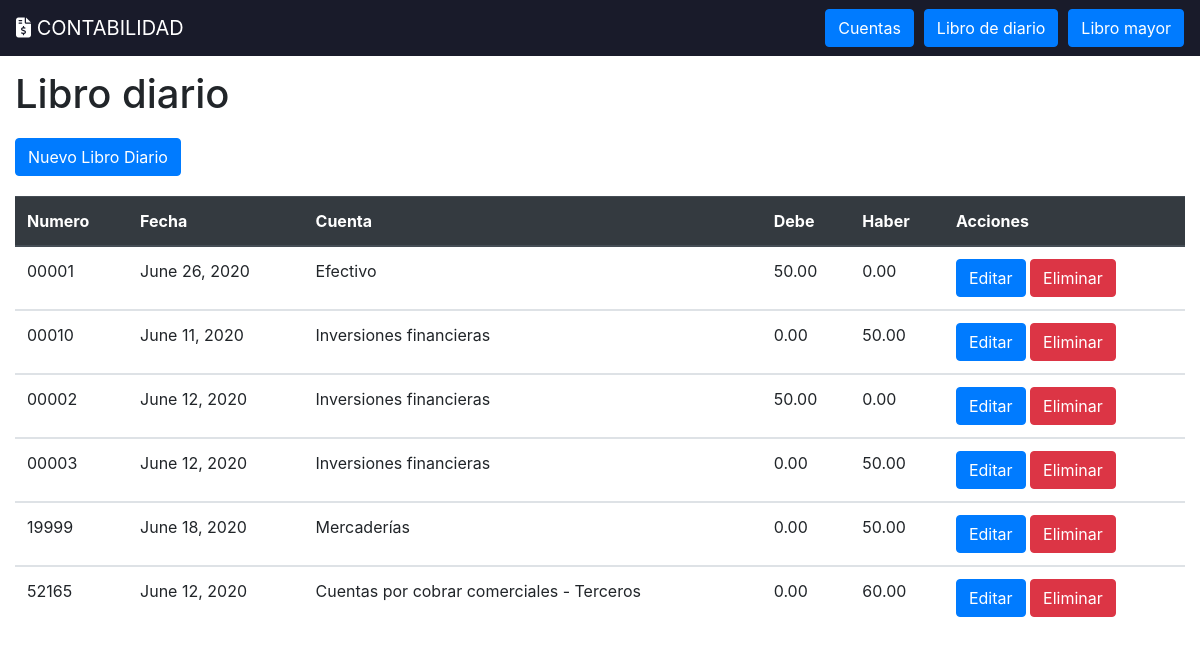
The page /librodiario on the database its author committed.
### core/models.py (models this page shows, shortened)
class Librodiario(models.Model):
    numero=models.CharField(max_length=5)
    fecha = models.DateField()
    numero_cuenta = models.ForeignKey(Catalogocuenta, on_delete=models.CASCADE, null=False, blank=False)
    debe = models.DecimalField(blank=True,null=True,decimal_places=2,max_digits=12,validators=[MinValueValidator(Decimal('0.01'))])
    haber = models.DecimalField(blank=True,null=True,decimal_places=2,max_digits=12,validators=[MinValueValidator(Decimal('0.01'))])

class Catalogocuenta(models.Model):
    numero = models.CharField(max_length=2)
    nombre = models.CharField(max_length=100)
    def __str__(self):
        return self.nombre

### core/views.py (the view)
# urls.py: path('librodiario', librodiario, name="librodiario"),
def librodiario(request):
    librodiarios=Librodiario.objects.all()
    return render(request,'core/librodiario.html',{'librodiarios':librodiarios})

### core/templates/core/librodiario.html (shortened to what this page needs)
<!DOCTYPE html>
{%load static%}
<html lang="en">
<head>
    <link rel="stylesheet" type="text/css" href="{%static 'core/css/cuenta.css' %}">
    <link rel="stylesheet" type="text/css" href="{%static 'core/css/node_modules/bootstrap/dist/css/bootstrap.css' %}">
</head>
<body>
    <div class="content">
        <header style="z-index: 100">
            <nav class="navbar navbar-dark" style="background-color: #191b2a;">
                <a class="navbar-brand"><i class="fas fa-file-invoice-dollar"></i> CONTABILIDAD</a>
                <div class="button-header">
                    <button class="btn btn-primary" onclick="window.location.href='{% url 'cuenta'%}'">Cuentas</button>
                    <button class="btn btn-primary" onclick="window.location.href='{% url 'librodiario'%}'">Libro de diario</span></button>
                    <button class="btn btn-primary" onclick="window.location.href='{% url 'libromayor'%}'">Libro mayor</span></button>
                </div>
            </nav>
        </header>
        <main class="main">
            <h1>Libro diario</h1>
            <div class="divnuevacuenta">
                <button class="btn btn-primary" onclick="window.location.href='{%url 'registrardiario'%}'">Nuevo Libro Diario</button>
            </div>
            <div class="col-md-12">
                <table class="table">
                    <thead class="thead-dark">
                    <tr>
                        <th scope="col">Numero</th>
                        <th scope="col">Fecha</th>
                        <th scope="col">Cuenta</th>
                        <th scope="col">Debe</th>
                        <th scope="col">Haber</th>
                        <th scope="col">Acciones</th>
                    </tr>
                    </thead>
                    <tbody>
                    {%for librodiario in librodiarios%}
                    <tr>
                        <td>{{librodiario.numero}}</td>
                        <td>{{librodiario.fecha}}</td>
                        <td>{{librodiario.numero_cuenta}}</td>
                        {%if librodiario.debe%}
                        <td>{{librodiario.debe}}</td>
                        {%else%}
                        <td>0.00</td>
                        {%endif%}
                        {%if librodiario.haber%}
                        <td>{{librodiario.haber}}</td>
                        {%else%}
                        <td>0.00</td>
                        {%endif%}
                        <td>
                            <button class="btn btn-primary" onclick="window.location.href='{%url 'editardiario' librodiario.numero%}'">Editar</button>
                            <button class="btn btn-danger" onclick="window.location.href='{%url 'eliminardiario' librodiario.numero%}'">Eliminar</button>
                        </td>
                    </tr>
                    </tbody>
                    {%endfor%}
                </table>
            </div>
        </main>
    </div>
</body>
</html>

### core/static/core/css/cuenta.css (style rules this page uses)
header { position: fixed; right: 0; left: 0; grid-area: header; }
.button-header { display: flex; align-items: center; }
.button-header button { margin-left:10px; }
.content { display: grid; width: 100%; grid-template-rows: 50px auto ; grid-template-areas:"header" "main"; }
.main { grid-area: main; }
.main h1 { margin-top: 20px; margin-bottom: 20px; margin-left: 15px; }
.main .divnuevacuenta { margin-left: 15px; margin-bottom: 20px; }

### rows shown on the page
Librodiario: numero "00001", fecha "June 26, 2020", numero_cuenta "Efectivo", debe "50.00"
Librodiario: numero "00010", fecha "June 11, 2020", numero_cuenta "Inversiones financieras", shows "0.00", haber "50.00"
Librodiario: numero "00002", fecha "June 12, 2020", numero_cuenta "Inversiones financieras", debe "50.00"
Librodiario: numero "00003", fecha "June 12, 2020", numero_cuenta "Inversiones financieras", shows "0.00", haber "50.00"
Librodiario: numero "19999", fecha "June 18, 2020", numero_cuenta "Mercaderías", shows "0.00", haber "50.00"
Librodiario: numero "52165", fecha "June 12, 2020", numero_cuenta "Cuentas por cobrar comerciales - Terceros", shows "0.00", haber "60.00"
